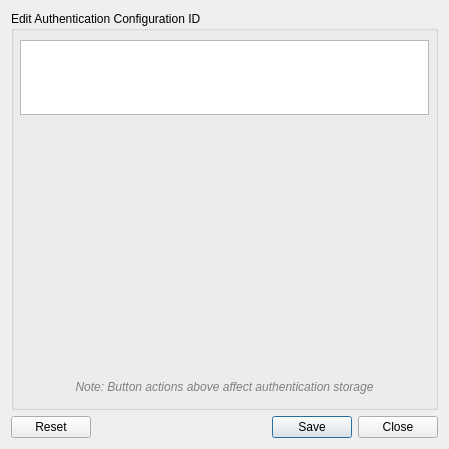
<?xml version="1.0" encoding="UTF-8"?>
<ui version="4.0">
 <class>QgsAuthConfigUriEdit</class>
 <widget class="QDialog" name="QgsAuthConfigUriEdit">
  <property name="geometry">
   <rect>
    <x>0</x>
    <y>0</y>
    <width>449</width>
    <height>449</height>
   </rect>
  </property>
  <property name="windowTitle">
   <string notr="true">Dialog</string>
  </property>
  <layout class="QVBoxLayout" name="verticalLayout">
   <item>
    <widget class="QGroupBox" name="groupBox">
     <property name="title">
      <string>Edit Authentication Configuration ID</string>
     </property>
     <layout class="QVBoxLayout" name="verticalLayout_2">
      <property name="leftMargin">
       <number>6</number>
      </property>
      <property name="rightMargin">
       <number>6</number>
      </property>
      <property name="bottomMargin">
       <number>6</number>
      </property>
      <item>
       <widget class="QPlainTextEdit" name="teDataUri">
        <property name="maximumSize">
         <size>
          <width>16777215</width>
          <height>75</height>
         </size>
        </property>
        <property name="readOnly">
         <bool>true</bool>
        </property>
       </widget>
      </item>
      <item>
       <widget class="QgsAuthConfigSelect" name="wdgtAuthSelect" native="true"/>
      </item>
      <item>
       <widget class="QLabel" name="label">
        <property name="sizePolicy">
         <sizepolicy hsizetype="Preferred" vsizetype="Maximum">
          <horstretch>0</horstretch>
          <verstretch>0</verstretch>
         </sizepolicy>
        </property>
        <property name="font">
         <font>
          <italic>true</italic>
         </font>
        </property>
        <property name="styleSheet">
         <string notr="true">color: rgb(128, 128, 128);</string>
        </property>
        <property name="text">
         <string>Note: Button actions above affect authentication storage</string>
        </property>
        <property name="alignment">
         <set>Qt::AlignCenter</set>
        </property>
        <property name="wordWrap">
         <bool>true</bool>
        </property>
       </widget>
      </item>
     </layout>
    </widget>
   </item>
   <item>
    <widget class="QDialogButtonBox" name="buttonBox">
     <property name="standardButtons">
      <set>QDialogButtonBox::Close|QDialogButtonBox::Reset|QDialogButtonBox::Save</set>
     </property>
    </widget>
   </item>
  </layout>
 </widget>
 <customwidgets>
  <customwidget>
   <class>QgsAuthConfigSelect</class>
   <extends>QWidget</extends>
   <header>qgsauthconfigselect.h</header>
   <container>1</container>
  </customwidget>
 </customwidgets>
 <tabstops>
  <tabstop>teDataUri</tabstop>
  <tabstop>buttonBox</tabstop>
 </tabstops>
 <resources/>
 <connections/>
</ui>
